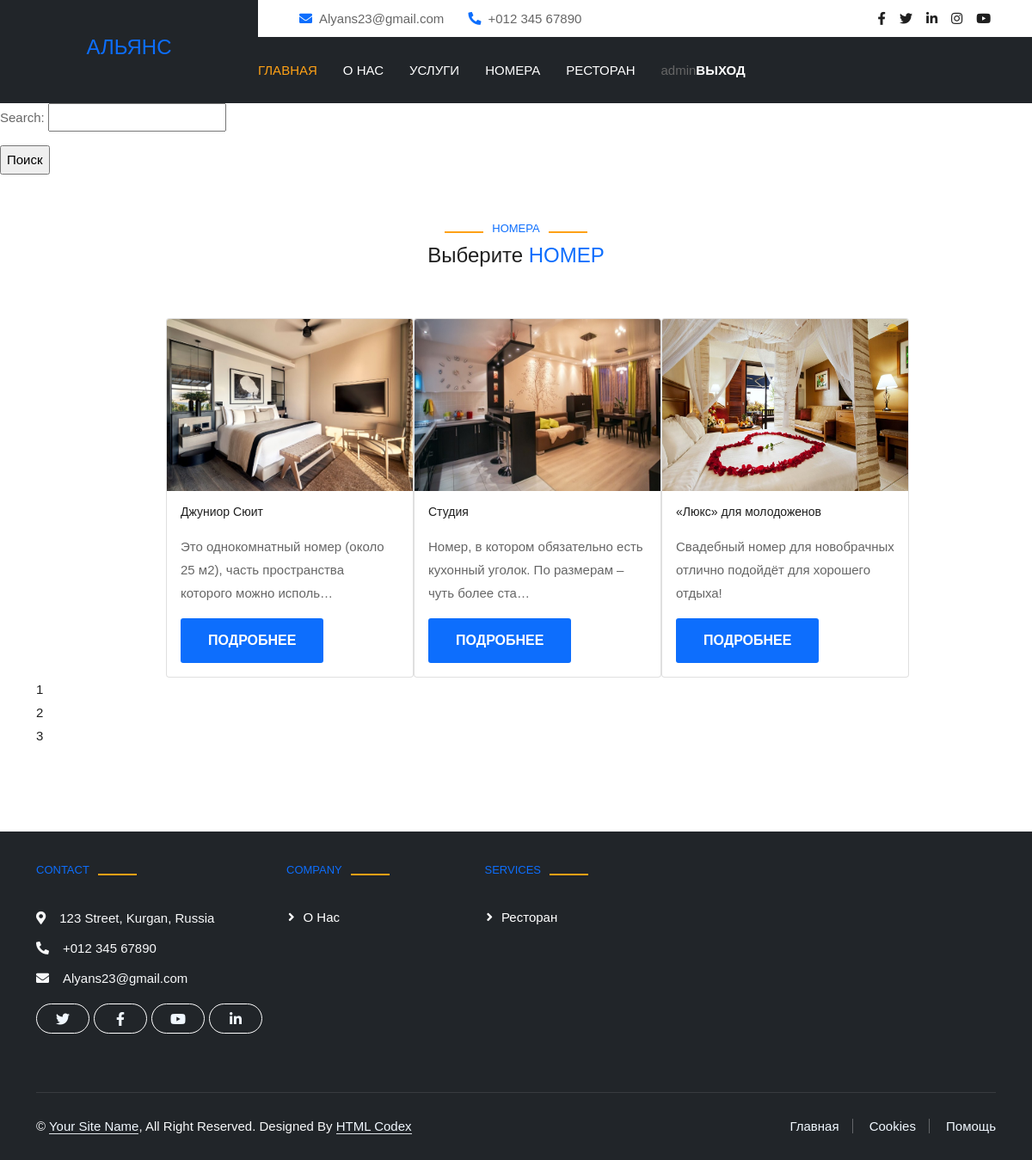
Page /hostel_app/room/?page=3 (signed in) on the committed database.
### hostel_app/models.py (models this page shows, shortened)
class Room(models.Model):
    name = models.CharField(max_length=128, verbose_name="Название")
    description = models.TextField(blank=False, verbose_name="Описание")
    price = models.FloatField(default=1000.0, verbose_name="Цена")
    is_booked = models.BooleanField(default=False, verbose_name="Есть в книге?")
    img = models.ImageField(upload_to="%Y/%m/%d/", verbose_name="Изображение")
    hottest = models.BooleanField(default=False, verbose_name='Является горячим предложением')

### hostel_app/views.py (the view, shortened to what this page needs)
# urls.py: path('room/', HostelAppView2.as_view(), name='rooms'),
class HostelAppView2 (ListView):
   model = Room
   context_object_name = 'rooms'
   template_name = 'rooms2.html'
   paginate_by = 3
   def get_context_data(self,*,object_list=None, **kwargs):
        context = super().get_context_data(object_list=object_list, **kwargs)
        form = RoomSearchForm(self.request.GET)
        if form.is_valid():
            pass
        else:
            form = RoomSearchForm()
        context['form'] = form
        return context
   def get(self, request, *args, **kwargs):
       form = RoomSearchForm(self.request.GET)
       if form.is_valid():
           cd = form.cleaned_data
           rooms = self.model.objects.filter(name__icontains=cd['search'])
       else:
           rooms = self.model.objects.all()
       return render(request, self.template_name, self.get_context_data(object_list=rooms))

### hostel_app/forms.py
class RoomSearchForm(forms.Form):
    search = forms.CharField(max_length=128)

### hostel_app/templates/rooms2.html (shortened to what this page needs)
{% extends "root.html" %}
    {% block content %}
    <div class="cards">
    <form action="." method='get'>
    {{form.as_p}}
    <input type="submit" value="Поиск">
    </form>
    <div class="container-xxl py-5">
    <div class="container">
        <div class="text-center wow fadeInUp" data-wow-delay="0.1s">
            <h6 class="section-title text-center text-primary text-uppercase">Номера</h6>
            <h1 class="mb-5">Выберите <span class="text-primary text-uppercase">Номер</span></h1>
        </div>
    <div class="two">
      {% for room2 in rooms %}
    <div class="card" style="width: 18rem;">
      <img src={{ room2.img.url }} class="card-img-top" width="200px" height="200px" alt="...">
      <div class="card-body">
        <h5 class="card-title">{{ room2.name }}</h5>
        <p class="truncate-text" >{{ room2.description|truncatechars:80}}</p>
        <a href="{% url 'hostel_app:details' room2.pk %}" class="btn btn-primary">Подробнее</a>
        </div>
      </div>
      {% endfor %}
    </div>
    <ul style="">
        {% for i in paginator.page_range %}
        <li style="">
            {% if i == rooms.number %}
                {{i}}
            {% else %}
            <a href="{% url 'hostel_app:rooms' %}?page={{i}}">{{i}}</a>
            {% endif %}
        </li>
        {% endfor %}
    </ul>
    </div>
    {% endblock %}

### templates/root.html (shortened to what this page needs)
{% load static %}
<!DOCTYPE html>
<html lang="en">
    <head>
        <link rel="stylesheet" href="{% static 'css/bootstrap.min.css' %}">
        <link rel="stylesheet" href="{% static 'css/style.css' %}">
        <link href="/static/lib/animate/animate.min.css" rel="stylesheet">
        <link href="/static/lib/owlcarousel/assets/owl.carousel.min.css" rel="stylesheet">
        <link href="/static/lib/tempusdominus/css/tempusdominus-bootstrap-4.min.css" rel="stylesheet" />
<link rel="stylesheet" href="/static/css/bootstrap.min.css">
<link rel="stylesheet" href="/static/css/style.css">
<link rel="stylesheet" href="/static/css/responsive.css">
<link rel="stylesheet" href="/static/css/custom.css">
<link href="https://cdnjs.cloudflare.com/ajax/libs/font-awesome/5.10.0/css/all.min.css" rel="stylesheet">
<link href="https://cdn.jsdelivr.net/npm/bootstrap-icons@1.4.1/font/bootstrap-icons.css" rel="stylesheet">
    </head>
        <body>
                <div class="container-fluid bg-dark px-0">
                    <div class="row gx-0">
                        <div class="col-lg-3 bg-dark d-none d-lg-block">
                            <a href="http://127.0.0.1:8000/hostel_app/" class="navbar-brand w-100 h-100 m-0 p-0 d-flex align-items-center justify-content-center">
                                <h1 class="m-0 text-primary text-uppercase">Альянс</h1>
                            </a>
                        </div>
                        <div class="col-lg-9">
                            <div class="row gx-0 bg-white d-none d-lg-flex">
                                <div class="col-lg-7 px-5 text-start">
                                    <div class="h-100 d-inline-flex align-items-center py-2 me-4">
                                        <i class="fa fa-envelope text-primary me-2"></i>
                                        <p class="mb-0">Alyans23@gmail.com</p>
                                    </div>
                                    <div class="h-100 d-inline-flex align-items-center py-2">
                                        <i class="fa fa-phone-alt text-primary me-2"></i>
                                        <p class="mb-0">+012 345 67890</p>
                                    </div>
                                </div>
                                <div class="col-lg-5 px-5 text-end">
                                    <div class="d-inline-flex align-items-center py-2">
                                        <a class="me-3" href=""><i class="fab fa-facebook-f"></i></a>
                                        <a class="me-3" href=""><i class="fab fa-twitter"></i></a>
                                        <a class="me-3" href=""><i class="fab fa-linkedin-in"></i></a>
                                        <a class="me-3" href=""><i class="fab fa-instagram"></i></a>
                                        <a class="" href=""><i class="fab fa-youtube"></i></a>
                                    </div>
                                </div>
                            </div>
                            <nav class="navbar navbar-expand-lg bg-dark navbar-dark p-3 p-lg-0">
                                <div class="collapse navbar-collapse justify-content-between" id="navbarCollapse">
                                    <div class="navbar-nav mr-auto py-0">
                                        <a href="http://127.0.0.1:8000/hostel_app/" class="nav-item nav-link active">Главная</a>
                                        <a href="http://127.0.0.1:8000/hostel_app/#mb-4" class="nav-item nav-link">О нас</a>
                                        <a href="http://127.0.0.1:8000/hostel_app/#container-xxl py-5" class="nav-item nav-link">Услуги</a>
                                        <a href="{% url 'hostel_app:rooms' %}" class="nav-item nav-link">Номера</a>
                                        <a href="{% url 'hostel_app:restaurant' %}" class="nav-item nav-link">Ресторан</a>
                                     <div class="auth">
                                     {% if user.is_authenticated %}
                                           <span>{{ user.username }}</span>
                                           <a href="{% url 'account_logout' %}"
                                              style="color: rgb(255, 255, 255); font-weight: 700; text-transform: uppercase;">
                                               Выход
                                           </a>
                                       {% endif %}
                                       </div>
                                    </div>
                                </div>
                            </nav>
                        </div>
                    </div>
                </div>
                <div class="content">
                    {% block content %}
                    {% endblock %}
                </div>
            </div>
        </div>
  <div class="container-fluid bg-dark text-light footer wow fadeIn" data-wow-delay="0.1s">
      <div class="container pb-5">
          <div class="row g-5">
              <div class="col-md-6 col-lg-3">
                  <h6 class="section-title text-start text-primary text-uppercase mb-4">Contact</h6>
                  <p class="mb-2"><i class="fa fa-map-marker-alt me-3"></i>123 Street, Kurgan, Russia</p>
                  <p class="mb-2"><i class="fa fa-phone-alt me-3"></i>+012 345 67890</p>
                  <p class="mb-2"><i class="fa fa-envelope me-3"></i>Alyans23@gmail.com</p>
                  <div class="d-flex pt-2">
                      <a class="btn btn-outline-light btn-social" href=""><i class="fab fa-twitter"></i></a>
                      <a class="btn btn-outline-light btn-social" href=""><i class="fab fa-facebook-f"></i></a>
                      <a class="btn btn-outline-light btn-social" href=""><i class="fab fa-youtube"></i></a>
                      <a class="btn btn-outline-light btn-social" href=""><i class="fab fa-linkedin-in"></i></a>
                  </div>
              </div>
              <div class="col-lg-5 col-md-12">
                  <div class="row gy-5 g-4">
                      <div class="col-md-6">
                          <h6 class="section-title text-start text-primary text-uppercase mb-4">Company</h6>
                          <a class="btn btn-link" href="http://127.0.0.1:8000/hostel_app/#mb-4">О нас</a>
                      </div>
                      <div class="col-md-6">
                          <h6 class="section-title text-start text-primary text-uppercase mb-4">Services</h6>
                          <a class="btn btn-link" href="{% url 'hostel_app:restaurant' %}">Ресторан</a>
                      </div>
                  </div>
              </div>
          </div>
      </div>
      <div class="container">
          <div class="copyright">
              <div class="row">
                  <div class="col-md-6 text-center text-md-start mb-3 mb-md-0">
                      &copy; <a class="border-bottom" href="#">Your Site Name</a>, All Right Reserved.
	Designed By <a class="border-bottom" href="https://htmlcodex.com">HTML Codex</a>
                  </div>
                  <div class="col-md-6 text-center text-md-end">
                      <div class="footer-menu">
                          <a href="">Главная</a>
                          <a href="">Cookies</a>
                          <a href="">Помощь</a>
                      </div>
                  </div>
              </div>
          </div>
      </div>
  </div>
        </body>
    </html>

### static/css/style.css (style rules this page uses)
.two { display:flex; flex-wrap: wrap; margin-left:50px; align-items: center; justify-content: center; margin-top: 20px; }
:root { --primary: #FEA116; --light: #F1F8FF; --dark: #0F172B; }
.btn { font-weight: 500; text-transform: uppercase; transition: .5s; }
.btn.btn-primary, .btn.btn-secondary { color: #FFFFFF; }
.navbar-dark .navbar-nav .nav-link { margin-right: 30px; padding: 25px 0; color: #FFFFFF; font-size: 15px; text-transform: uppercase; outline: none; }
.navbar-dark .navbar-nav .nav-link:hover, .navbar-dark .navbar-nav .nav-link.active { color: var(--primary); }
.section-title { position: relative; display: inline-block; }
.section-title::before { position: absolute; content: ""; width: 45px; height: 2px; top: 50%; left: -55px; margin-top: -1px; background: var(--primary); }
.section-title::after { position: absolute; content: ""; width: 45px; height: 2px; top: 50%; right: -55px; margin-top: -1px; background: var(--primary); }
.section-title.text-start::before, .section-title.text-end::after { display: none; }
.footer { position: relative; margin-top: 50px; padding-top: 30px; }
.footer .btn.btn-social { margin-right: 5px; width: 35px; height: 35px; display: flex; align-items: center; justify-content: center; color: var(--light); border: 1px solid #FFFFFF; border-radius: 35px; transition: .3s; }
.footer .btn.btn-link { display: block; margin-bottom: 5px; padding: 0; text-align: left; color: #FFFFFF; font-size: 15px; font-weight: normal; text-transform: capitalize; transition: .3s; }
.footer .btn.btn-link::before { position: relative; content: "\f105"; font-family: "Font Awesome 5 Free"; font-weight: 900; margin-right: 10px; }
.footer .copyright { padding: 25px 0; font-size: 15px; border-top: 1px solid rgba(256, 256, 256, .1); }
.footer .copyright a { color: var(--light); }
.footer .footer-menu a { margin-right: 15px; padding-right: 15px; border-right: 1px solid rgba(255, 255, 255, .3); }
.footer .footer-menu a:last-child { margin-right: 0; padding-right: 0; border-right: none; }
body { color: #666666; font-size: 15px; font-family: 'Athiti', sans-serif; line-height: 1.80857; }
a { color: #1f1f1f; text-decoration: none !important; outline: none !important; -webkit-transition: all .3s ease-in-out; -moz-transition: all .3s ease-in-out; -ms-transition: all .3s ease-in-out; -o-transition: all .3s ease-in-out; transition: all .3s ease-in-out; }
h1, h2, h3, h4, h5, h6 { letter-spacing: 0; font-weight: normal; position: relative; padding: 0 0 10px 0; font-weight: normal; line-height: 120% !important; color: #1f1f1f; margin: 0 }
h1 { font-size: 24px }
h5 { font-size: 14px }
h6 { font-size: 13px }
a { color: #1f1f1f; text-decoration: none; outline: none; }
a, .btn { text-decoration: none !important; outline: none !important; -webkit-transition: all .3s ease-in-out; -moz-transition: all .3s ease-in-out; -ms-transition: all .3s ease-in-out; -o-transition: all .3s ease-in-out; transition: all .3s ease-in-out; }
ul, li, ol { list-style: none; margin: 0px; padding: 0px; }
.btn { text-transform: uppercase; padding: 19px 36px; }
.btn { display: inline-block; font-weight: 600; text-align: center; white-space: nowrap; vertical-align: middle; -webkit-user-select: none; -moz-user-select: none; -ms-user-select: none; user-select: none; border: 2px solid transparent; padding: 12px 30px; font-size: 16px; line-height: 1.5; border-radius: .1875rem; transition: color .15s ease-in-out, background-color .15s ease-in-out, border-color .15s ease-in-out, box-shadow .15s ease-in-out; }
.copyright { margin-top: 20px; position: relative; display: block; border-top: 1px dashed rgba(207, 166, 113); padding: 30px 0; z-index: 1; }

### templates/root.html (style rules this page uses)
.auth { display: flex; align-items: center; }

### rows in the picture
Room: img (picture), name "Джуниор Сюит", description "Это однокомнатный номер (около 25 м2), часть пространства которого можно исполь…"
Room: img (picture), name "Студия", description "Номер, в котором обязательно есть кухонный уголок. По размерам – чуть более ста…"
Room: img (picture), name "«Люкс» для молодоженов", description "Свадебный номер для новобрачных отлично подойдёт для хорошего отдыха!"

### other values in the picture
{{ user.username }} "admin"
{{ i }} "1" "2" "3"
